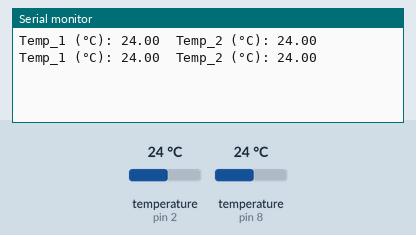
Recording of a sketch running on a simulated Arduino Mega 2560, built with avr-gcc and run on an emulated ATmega2560. Shown: the last lines printed to the serial monitor. The inputs (shaded band) are chosen by the test bench; at power-on: temperature (sensors on pin 2, pin 8) 24 °C.

Above: at 3.8 s.
3.9 s: temperature (sensor on pin 2) set to 12 °C
At 5.2 s:
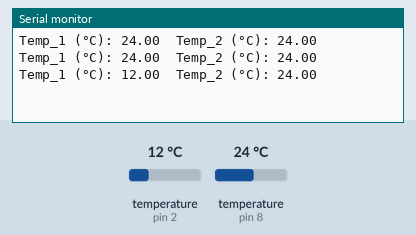
6.1 s: temperature (sensor on pin 8) set to 12 °C
At 7.4 s:
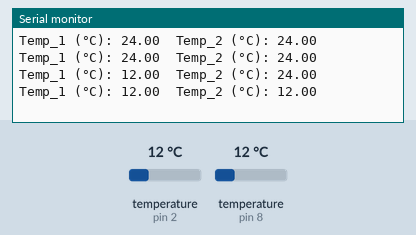
8.3 s: temperature (sensor on pin 2) set to 19 °C
At 10.2 s:
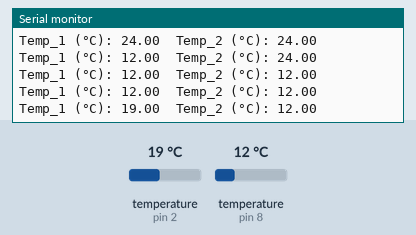
10.5 s: temperature (sensor on pin 8) set to 19 °C
At 11.7 s:
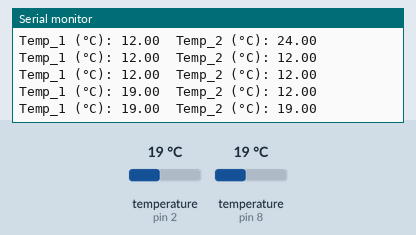
Timing chart, 0 to 13.5 s (numbered marks = the images above; inputs shaded):
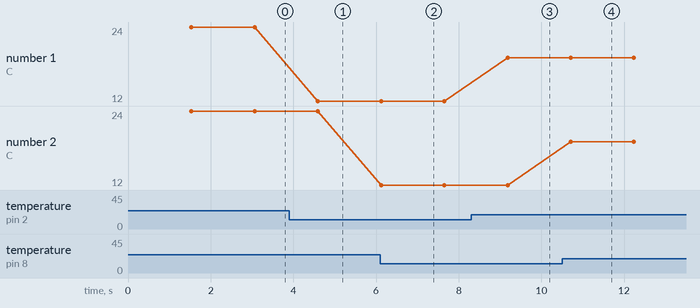

The sketch:

DS18B20_simple.ino
```cpp
// Two DS18B20 sensors are connected independently
// to different digital pins using two 4.7k pull-up
// resistors. But, because this approach seriously
// slows down calculations (i.e. +750 ms per sensor),
// we decided to use the 1-Wire communication protocol
// instead (see DS18B20_one_wire.ino). Nevertheless,
// this code works as well will be here...

#include <Controllino.h>
#include <OneWire.h>
#include <DallasTemperature.h>

// Data wire is plugged into digital pin 2 on the Arduino
#define ONE_WIRE_BUS_1 2
#define ONE_WIRE_BUS_2 8

// Setup a oneWire instance to communicate with any OneWire device
OneWire oneWire1(ONE_WIRE_BUS_1);
OneWire oneWire2(ONE_WIRE_BUS_2);

// Pass oneWire reference to DallasTemperature library
DallasTemperature sensor1(&oneWire1);
DallasTemperature sensor2(&oneWire2);

void setup(void){
  Serial.begin(9600);
  sensor1.begin();  // Start up the library
  sensor2.begin();  // Start up the library
}

void loop(void){
  // Send the command to get temperatures
  sensor1.requestTemperatures();
  sensor2.requestTemperatures();

  //print the temperature in Celsius
  Serial.print("Temp_1 (°C): ");
  Serial.print(sensor1.getTempCByIndex(0));
  Serial.print("\t");
  Serial.print("Temp_2 (°C): ");
  Serial.println(sensor2.getTempCByIndex(0));
}

// REFERENCES:
// 1. Original code: https://lastminuteengineers.com/ds18b20-arduino-tutorial/
// 2. Datasheet: https://datasheets.maximintegrated.com/en/ds/DS18B20.pdf
```

Measured:
- after the input at 3.9 s, the serial monitor: prints a new line after 0.69 s (image 1)
- after the input at 6.1 s, the serial monitor: prints a new line at once (image 2)
- after the input at 8.3 s, the serial monitor: prints a new line after 0.88 s (image 3)
- after the input at 10.5 s, the serial monitor: prints a new line after 0.21 s (image 4)
- plotted number 1: 24 → 12 after the input at 3.9 s, 12 → 19 after the input at 8.3 s
